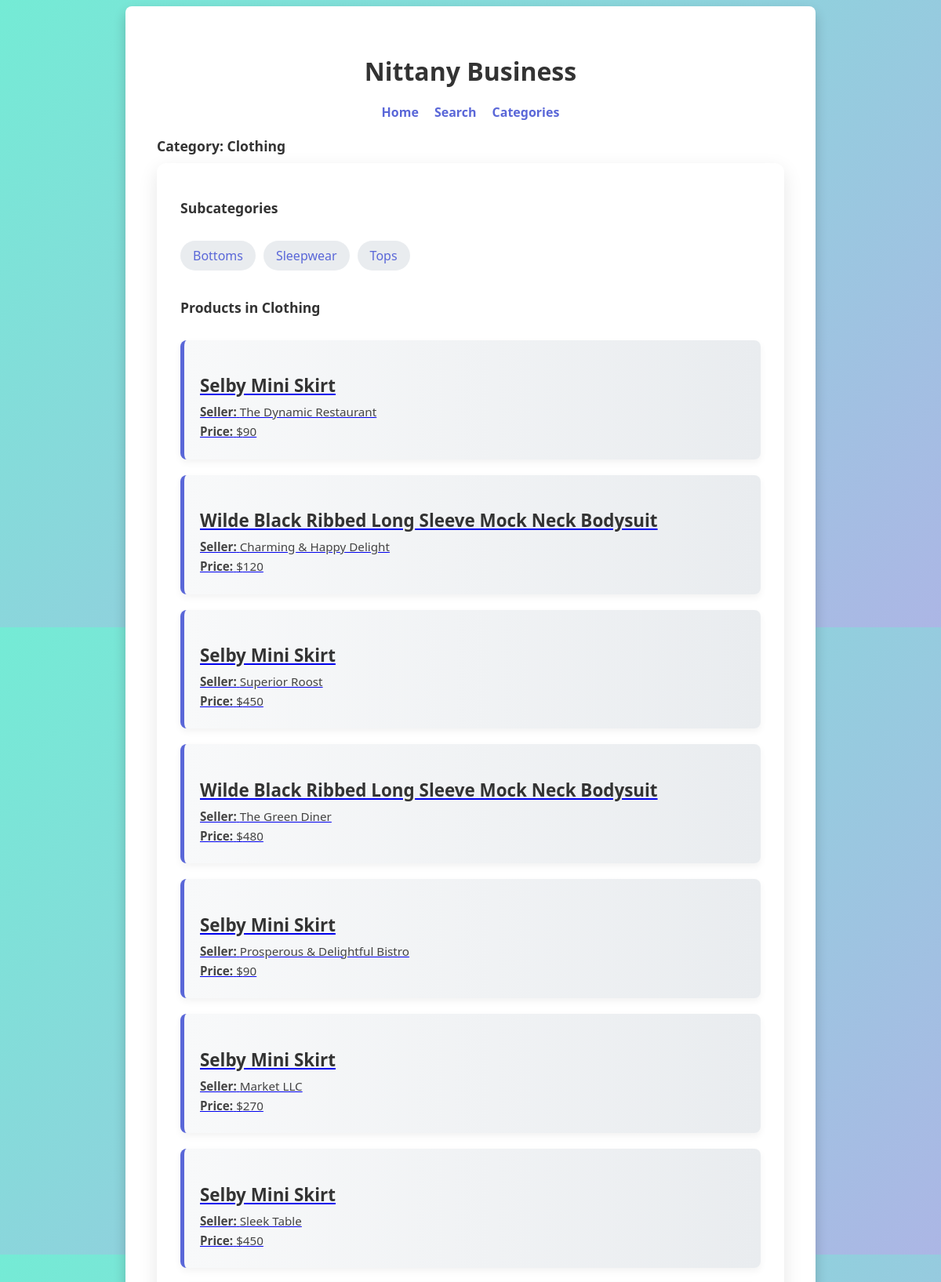
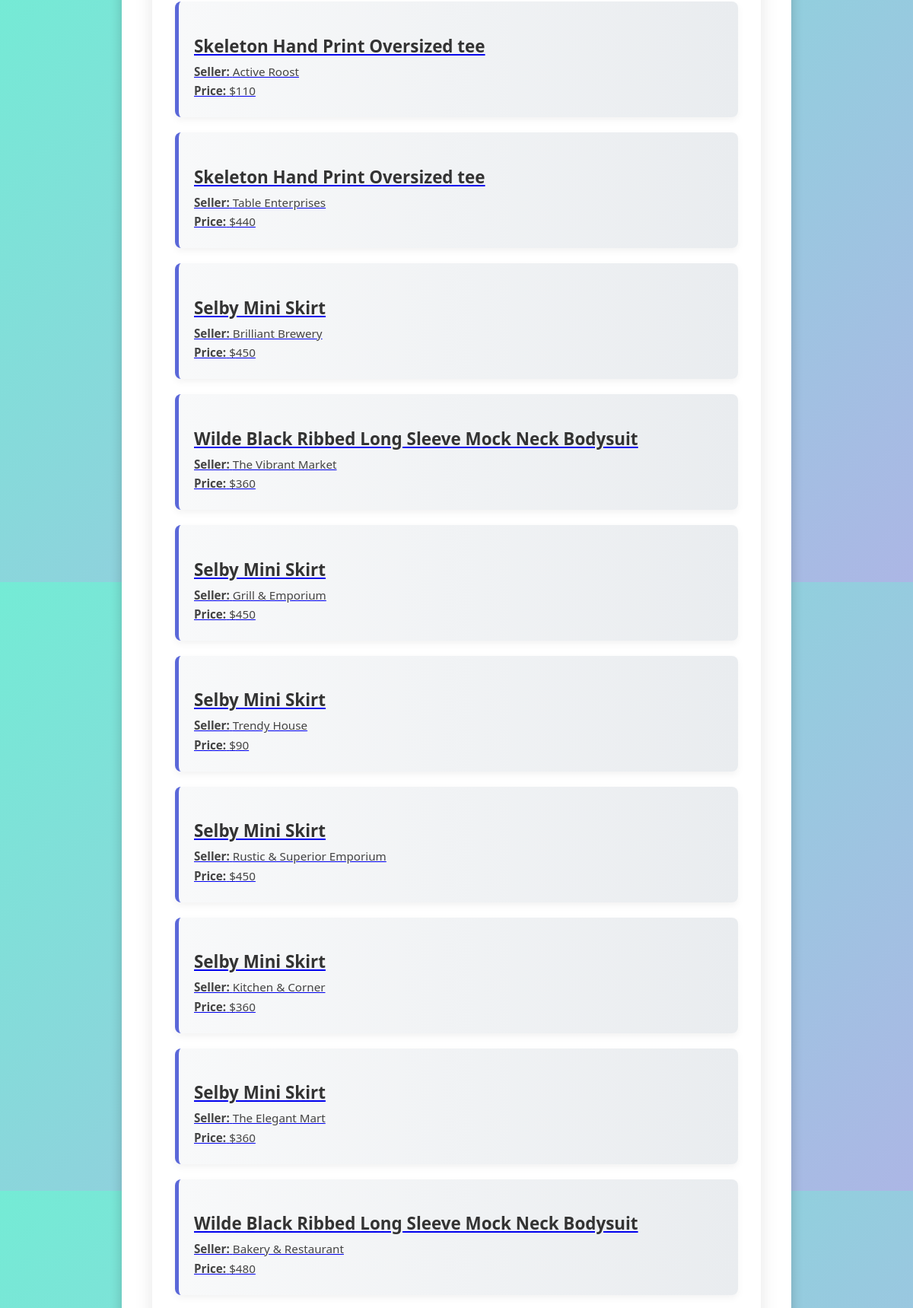
Screenshot of /categories/Clothing (upper part) with the database file from the repository (2 pictures, top to bottom).
### tables this page shows
CREATE TABLE Categories
(
    parent_category text,
    category_name   text
        constraint Categories_pk
            primary key
);

CREATE TABLE Listings
(
    seller_email        text,
    listing_id          integer,
    category            text,
    product_title       text,
    product_name        text,
    product_description text,
    quantity            integer,
    product_price       integer,
    status              integer,
    primary key (listing_id, seller_email),
    foreign key (seller_email) references Sellers(email),
    foreign key (category) references Categories(category_name)
);

CREATE TABLE "Sellers"
(
    email               text
        constraint Sellers_pk
            primary key
        references Users,
    business_name       text,
    business_address_id text
        references Addresses,
    bank_routing_number integer,
    bank_account_number integer,
    balance             integer
);

### app.py (the view)
@app.route('/categories/<parent_category>')
def view_category(parent_category):
    if parent_category == "All":
        query_category = "Root"
        display_category = "All"
    else:
        query_category = parent_category
        display_category = parent_category
    conn = sqlite3.connect(DATABASE)
    cursor = conn.cursor()
    cursor.execute("SELECT category_name FROM Categories WHERE parent_category = ?", (query_category,))
    subcategories = cursor.fetchall()
    products = []
    if query_category != "Root":
        cursor.execute(
            "SELECT Listings.Seller_Email, Listings.Listing_ID, Listings.Product_Name, Listings.Product_Price, Sellers.business_name FROM Listings, Sellers WHERE Listings.Category = ? AND Listings.Status = 1 AND Listings.seller_email = Sellers.email", (query_category,))
        products = cursor.fetchall()
    conn.close()
    user_role = None
    if 'email' in session:
        user_role = get_user_role(session['email'])
    return render_template("categories.html",
                           parent_category=display_category,
                           subcategories=subcategories,
                           products=products,
                           user_role=user_role)

### templates/categories.html (shortened to what this page needs)
<!DOCTYPE html>
<html lang="en">
<head>
</head>
<body>
    <div class="container">
        <h1>Nittany Business</h1>
        <div class="top-panel">
            <a href="{{ url_for('index') }}">Home</a>
            <a href="{{ url_for('search') }}">Search</a>
            <a href="{{ url_for('view_category', parent_category='All') }}">Categories</a>
        </div>
        <h2>Category: {{ parent_category }}</h2>
        <div class="results-container">
            <h2>Subcategories</h2>
            {% if subcategories %}
              <ul class="subcategory-list">
                {% for sub in subcategories %}
                  <li>
                    <a href="{{ url_for('view_category', parent_category=sub[0]) }}">
                      {{ sub[0] }}
                    </a>
                  </li>
                {% endfor %}
              </ul>
            {% else %}
              <p>No subcategories found.</p>
            {% endif %}
            {% if products %}
              <h2>Products in {{ parent_category }}</h2>
              {% for product in products %}
                <a href="/product/{{ product[4] }}/{{ product[1] }}">
                  <div class="product-card">
                    <h3>{{ product[2] }}</h3>
                    <p><strong>Seller:</strong> {{ product[4] }}</p>
                    <p><strong>Price:</strong> ${{ product[3] }}</p>
                  </div>
                </a>
              {% endfor %}
            {% else %}
              {% if parent_category != "All" %}
                <p>No products found in this category.</p>
              {% endif %}
            {% endif %}
        </div>
    </div>
</body>
</html>

### templates/categories.html (style rules this page uses)
body { font-family: 'Segoe UI', Tahoma, Geneva, Verdana, sans-serif; background: linear-gradient(135deg, #74ebd5, #ACB6E5); min-height: 100vh; display: flex; align-items: center; justify-content: center; }
.container { background-color: #fff; border-radius: 8px; padding: 40px; width: 800px; box-shadow: 0 8px 16px rgba(0, 0, 0, 0.2); }
h1 { text-align: center; margin-bottom: 20px; color: #333; }
.top-panel { display: flex; justify-content: center; gap: 20px; margin-bottom: 20px; }
.top-panel a { color: #5A67D8; text-decoration: none; font-size: 1rem; font-weight: bold; }
h2 { margin-bottom: 10px; color: #333; font-size: 1.1rem; }
.results-container { background-color: #fff; border-radius: 12px; padding: 30px; width: 740px; box-shadow: 0 8px 24px rgba(0, 0, 0, 0.1); display: flex; flex-direction: column; gap: 20px; }
.subcategory-list { display: flex; flex-wrap: wrap; gap: 10px; margin: 0; padding: 0; list-style: none; }
.subcategory-list li a { display: inline-block; background-color: #E9ECEF; padding: 8px 16px; border-radius: 20px; font-family: 'Segoe UI', Tahoma, Geneva, Verdana, sans-serif; color: #5A67D8; text-decoration: none; transition: background 0.2s, box-shadow 0.2s; }
.product-card { background: linear-gradient(to right, #f8f9fa, #e9ecef); border-left: 5px solid #5A67D8; padding: 20px; border-radius: 8px; transition: transform 0.2s ease, box-shadow 0.2s ease; box-shadow: 0 4px 10px rgba(0, 0, 0, 0.05); }
.product-card h3 { font-size: 1.4rem; margin-bottom: 8px; color: #333; }
.product-card p { margin: 4px 0; font-size: 0.95rem; color: #444; line-height: 1.4; }

### rows the page displays
Categories: category_name "Bottoms"
Categories: category_name "Sleepwear"
Categories: category_name "Tops"
Listings: product_name "Selby Mini Skirt", business_name "The Dynamic Restaurant", product_price "90"
Listings: product_name "Wilde Black Ribbed Long Sleeve Mock Neck Bodysuit", business_name "Charming & Happy Delight", product_price "120"
Listings: product_name "Selby Mini Skirt", business_name "Superior Roost", product_price "450"
Listings: product_name "Wilde Black Ribbed Long Sleeve Mock Neck Bodysuit", business_name "The Green Diner", product_price "480"
Listings: product_name "Selby Mini Skirt", business_name "Prosperous & Delightful Bistro", product_price "90"
Listings: product_name "Selby Mini Skirt", business_name "Market LLC", product_price "270"
Listings: product_name "Selby Mini Skirt", business_name "Sleek Table", product_price "450"
Listings: product_name "Skeleton Hand Print Oversized tee", business_name "Active Roost", product_price "110"
Listings: product_name "Skeleton Hand Print Oversized tee", business_name "Table Enterprises", product_price "440"
Listings: product_name "Selby Mini Skirt", business_name "Brilliant Brewery", product_price "450"
Listings: product_name "Wilde Black Ribbed Long Sleeve Mock Neck Bodysuit", business_name "The Vibrant Market", product_price "360"
Listings: product_name "Selby Mini Skirt", business_name "Grill & Emporium", product_price "450"
Listings: product_name "Selby Mini Skirt", business_name "Trendy House", product_price "90"
Listings: product_name "Selby Mini Skirt", business_name "Rustic & Superior Emporium", product_price "450"
Listings: product_name "Selby Mini Skirt", business_name "Kitchen & Corner", product_price "360"
Listings: product_name "Selby Mini Skirt", business_name "The Elegant Mart", product_price "360"
Listings: product_name "Wilde Black Ribbed Long Sleeve Mock Neck Bodysuit", business_name "Bakery & Restaurant", product_price "480"

### other values shown
{{ parent_category }} "Clothing"
